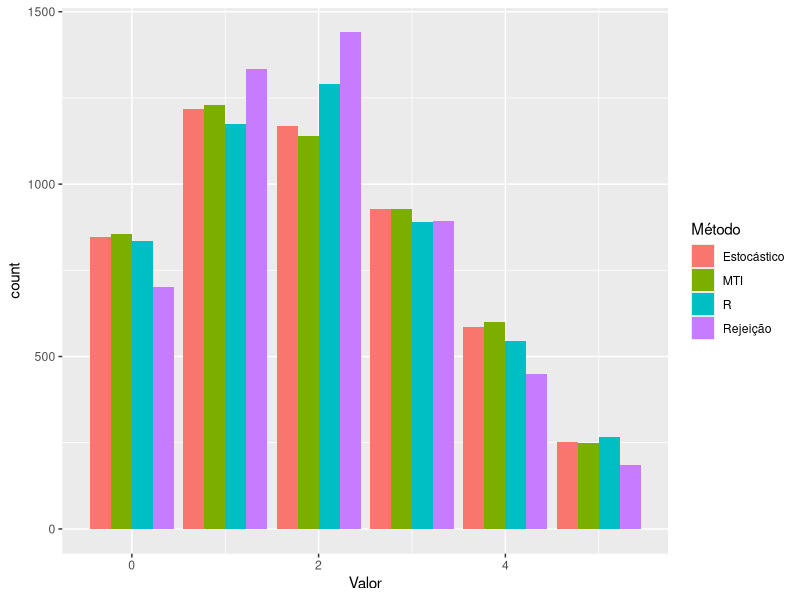
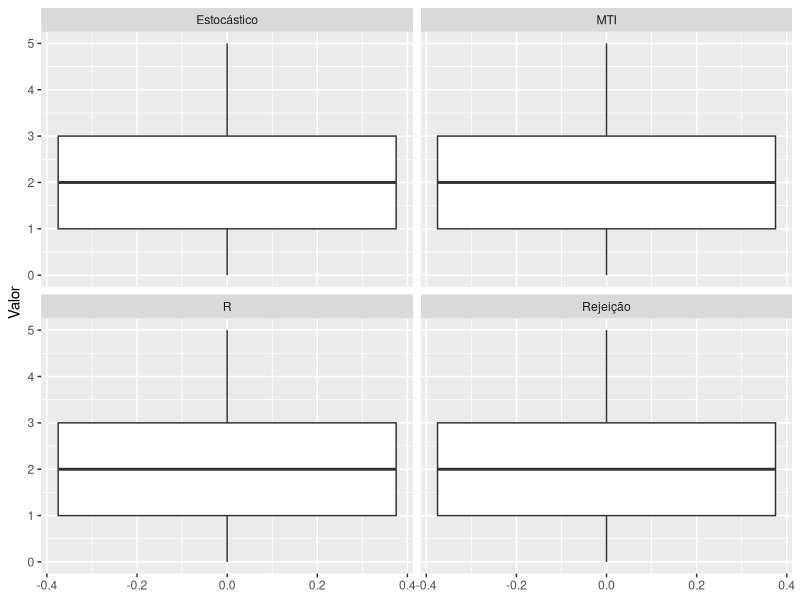
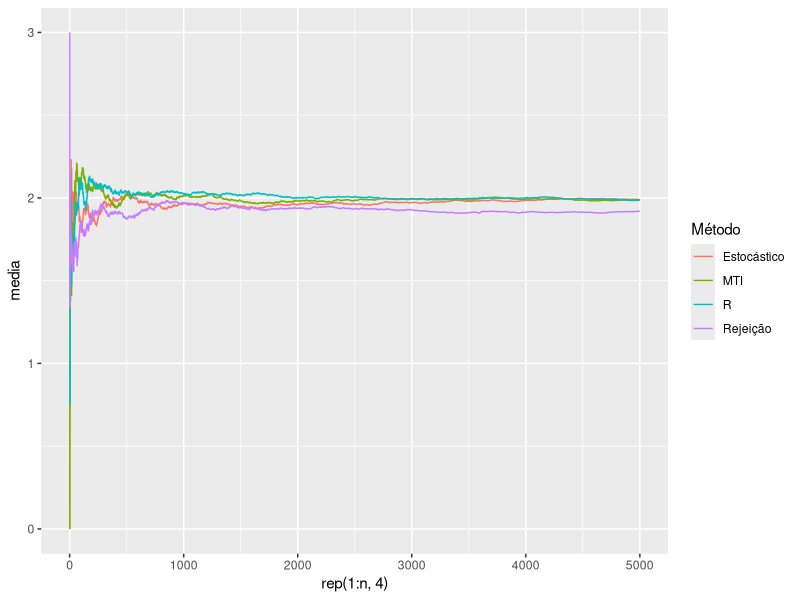
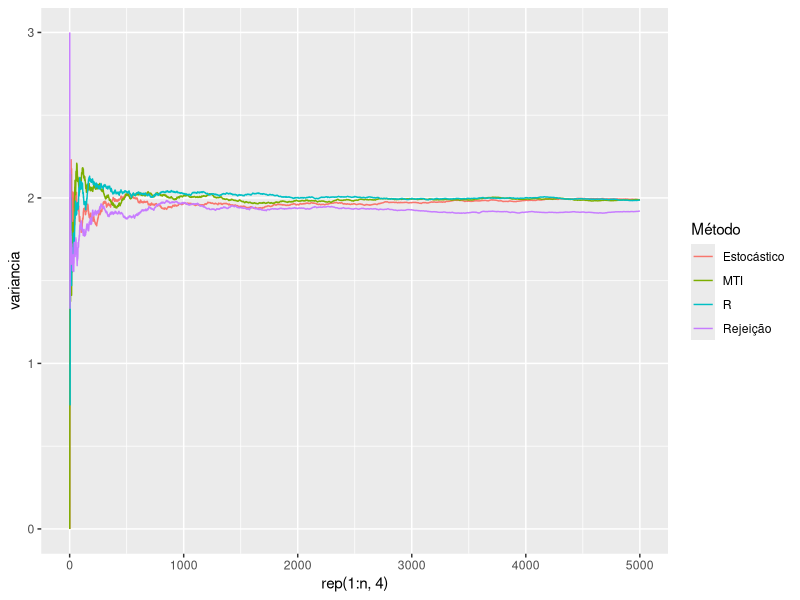

Write R code to recreate these figures, in order.
## ---- chunk 1
#| echo: false
library(rmutil)
library(ggplot2)
library(dplyr)
## ---- chunk 2
dbetabin <- function(x, m, a, b) {
  if(!(x %in% 0:m)) return(0)
  return(choose(m, x) * beta(x+a, m-x+b) / beta(a, b))
}
rbetabin_est <- function(n, m, a, b) {
  beta_vec <- rbeta(n, shape1 = a, shape2 = b)
  result <- sapply(beta_vec, function(p) {
    rbinom(1, m, p)
  })
  return(result)
}
rbetabin_mti <- function(n, m, a, b) {
  unif_vec <- runif(n); result <- integer(n)
  for(i in seq_along(unif_vec)) {
    p <- dbetabin(0, m, a, b); x <- 0
    while(p < unif_vec[i]) {
      x <- x + 1; p <- p + dbetabin(x, m, a, b)
      if(unif_vec[i] <= p) {result[i] <- x
      break}
    }
    result[i] <- x
  }
  return(result)
}
rbetabin_rej <- function(n, m, a, b) {
  result <- integer(n)
  C <- max(sapply(
    0:m,
    function(x) {
      dbetabin(x, m, a, b) * (m + 1)
    }
  )) # usando a densidade unif discreta como g
  divisor <- C / (m + 1)
  # não precisamos simular 
  for(i in seq_along(result)) {
    u <- runif(1); y <- sample(0:m, 1)
    while(u > dbetabin(y, m, a, b) / divisor) y <- sample(0:m, 1)
    result[i] <- y
  }
  return(result)
}
## ---- chunk 3
#| echo: false
#| layout-ncol: 2
n <- 5000; m <- 5; a <- 2; b <- 3

DADOS <-
  rbind(
    data.frame(
      Método = 'Estocástico',
      Valor = rbetabin_est(n, m, a, b)
    ),
    data.frame(
      Método = 'MTI',
      Valor = rbetabin_mti(n, m, a, b)
    ),
    data.frame(
      Método = 'Rejeição',
      Valor = rbetabin_rej(n, m, a, b)
    ),
    data.frame(
      Método = 'R',
      Valor = rbetabinom(n, size = m, m = a/(a+b), s = a+b)
    )
  )%>%
  mutate(
    Método = as.factor(Método)
  ) %>% 
  group_by(Método) %>%
  mutate(
    media = {
      result <- numeric(n)
      
      for(i in 1:n) {
        result[i] <- mean(Valor[1:i])
      }
      
      result
    },
    variancia = {
      result <- numeric(n)
      
      for(i in 1:n) {
        result[i] <- mean(Valor[1:i])
      }
      
      result
    }
  )

ggplot(DADOS, aes(x = Valor, fill = Método)) +
  geom_bar(position = 'dodge')

ggplot(DADOS, aes(y = Valor)) +
  geom_boxplot() +
  facet_wrap(vars(Método))

ggplot(DADOS,
       aes(y = media, x = rep(1:n, 4), color = Método)) +
  geom_line()

ggplot(DADOS,
       aes(y = variancia, x = rep(1:n, 4), color = Método)) +
  geom_line()
